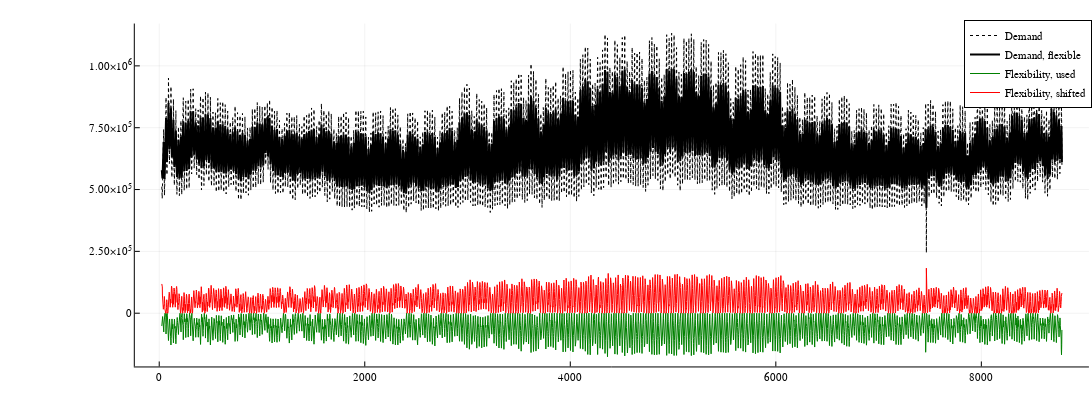

The cell this chart's notebook holds for it:
### Code cell
plotly()
plot(time_ls, total_demand[time_ls], label="Demand", lc=:black, lw=1, ls=:dot)
plot!(time_ls, value.(X_D)[time_ls], label="Demand, flexible", lc=:black, lw=2)
# plot!(time_ls, mn*A_s[time_ls, 1], label="Solar", lc=:orange, lw=2)
# plot!(time_ls, mn*A_s[time_ls, 2], label="Wind", lc=:blue, lw=2)
plot!(time_ls, sum(eachcol(value.(X_F)))[time_ls], label="Flexibility, used", lc=:green, lw=1)
plot!(time_ls, sum(eachcol(value.(X_S)))[time_ls], label="Flexibility, shifted", lc=:red, lw=1)
plot!(size=(1400,400))

### Figure 1 — Plotly figure (JSON) as saved in the notebook; plotly's stock layout.template omitted (floating-point values rounded to 4 significant figures; data arrays with more than 128 entries replaced by an {"elided": "..."} marker saying what was removed)
{"data": [{"colorbar": {"len": 0.9525, "title": "", "x": 0.9972, "y": 0.5139}, "legendgroup": "Demand", "line": {"color": "rgba(0, 0, 0, 1.000)", "dash": "dot", "shape": "linear", "width": 1}, "mode": "lines", "name": "Demand", "showlegend": true, "type": "scatter", "x": {"elided": "8760 int values"}, "xaxis": "x", "y": {"elided": "8760 float values"}, "yaxis": "y", "zmax": null, "zmin": null}, {"colorbar": {"len": 0.9525, "title": "", "x": 0.9972, "y": 0.5139}, "legendgroup": "Demand, flexible", "line": {"color": "rgba(0, 0, 0, 1.000)", "dash": "solid", "shape": "linear", "width": 2}, "mode": "lines", "name": "Demand, flexible", "showlegend": true, "type": "scatter", "x": {"elided": "8760 int values"}, "xaxis": "x", "y": {"elided": "8760 float values"}, "yaxis": "y", "zmax": null, "zmin": null}, {"colorbar": {"len": 0.9525, "title": "", "x": 0.9972, "y": 0.5139}, "legendgroup": "Flexibility, used", "line": {"color": "rgba(0, 128, 0, 1.000)", "dash": "solid", "shape": "linear", "width": 1}, "mode": "lines", "name": "Flexibility, used", "showlegend": true, "type": "scatter", "x": {"elided": "8760 int values"}, "xaxis": "x", "y": {"elided": "8760 float values"}, "yaxis": "y", "zmax": null, "zmin": null}, {"colorbar": {"len": 0.9525, "title": "", "x": 0.9972, "y": 0.5139}, "legendgroup": "Flexibility, shifted", "line": {"color": "rgba(255, 0, 0, 1.000)", "dash": "solid", "shape": "linear", "width": 1}, "mode": "lines", "name": "Flexibility, shifted", "showlegend": true, "type": "scatter", "x": {"elided": "8760 int values"}, "xaxis": "x", "y": {"elided": "8760 float values"}, "yaxis": "y", "zmax": null, "zmin": null}], "layout": {"annotations": [], "height": 400, "legend": {"bgcolor": "rgba(255, 255, 255, 1.000)", "bordercolor": "rgba(0, 0, 0, 1.000)", "borderwidth": 1, "font": {"color": "rgba(0, 0, 0, 1.000)", "family": "sans-serif", "size": 11}, "title": {"font": {"color": "rgba(0, 0, 0, 1.000)", "family": "sans-serif", "size": 15}, "text": ""}, "tracegroupgap": 0, "traceorder": "normal", "x": 1, "xanchor": "auto", "y": 1, "yanchor": "auto"}, "margin": {"b": 20, "l": 0, "r": 0, "t": 20}, "paper_bgcolor": "rgba(255, 255, 255, 1.000)", "plot_bgcolor": "rgba(255, 255, 255, 1.000)", "showlegend": true, "width": 1400, "xaxis": {"anchor": "y", "domain": [0.1234, 0.9972], "gridcolor": "rgba(0, 0, 0, 0.100)", "gridwidth": 0.5, "linecolor": "rgba(0, 0, 0, 1.000)", "mirror": false, "range": [-237.8, 9047.0], "showgrid": true, "showline": true, "showticklabels": true, "tickangle": 0, "tickcolor": "rgb(0, 0, 0)", "tickfont": {"color": "rgba(0, 0, 0, 1.000)", "family": "sans-serif", "size": 11}, "tickmode": "array", "ticks": "inside", "ticktext": ["0", "2000", "4000", "6000", "8000"], "tickvals": [0, 2000, 4000, 6000, 8000], "title": "", "titlefont": {"color": "rgba(0, 0, 0, 1.000)", "family": "sans-serif", "size": 15}, "type": "-", "visible": true, "zeroline": false, "zerolinecolor": "rgba(0, 0, 0, 1.000)"}, "yaxis": {"anchor": "x", "domain": [0.03762, 0.9902], "gridcolor": "rgba(0, 0, 0, 0.100)", "gridwidth": 0.5, "linecolor": "rgba(0, 0, 0, 1.000)", "mirror": false, "range": [-215300.0, 1171000.0], "showgrid": true, "showline": true, "showticklabels": true, "tickangle": 0, "tickcolor": "rgb(0, 0, 0)", "tickfont": {"color": "rgba(0, 0, 0, 1.000)", "family": "sans-serif", "size": 11}, "tickmode": "array", "ticks": "inside", "ticktext": ["0", "2.50×10<sup>5</sup>", "5.00×10<sup>5</sup>", "7.50×10<sup>5</sup>", "1.00×10<sup>6</sup>"], "tickvals": [0, 250000, 500000, 750000, 1000000], "title": "", "titlefont": {"color": "rgba(0, 0, 0, 1.000)", "family": "sans-serif", "size": 15}, "type": "-", "visible": true, "zeroline": false, "zerolinecolor": "rgba(0, 0, 0, 1.000)"}}}
